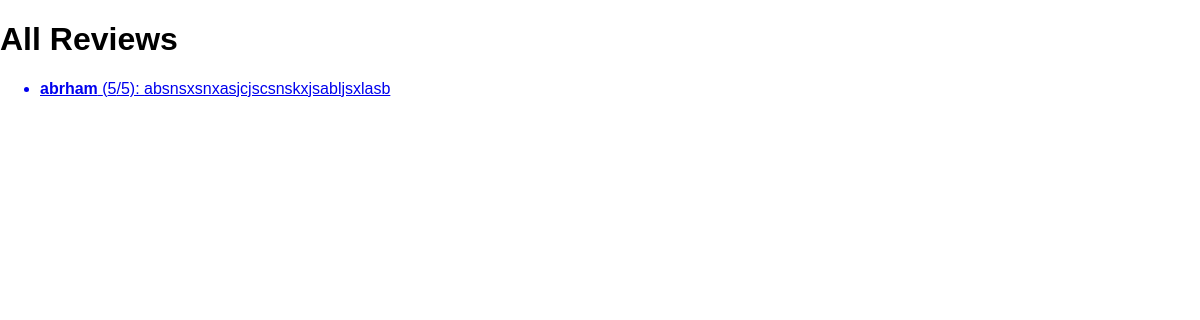
The page /reviews/ on the database as committed earlier.
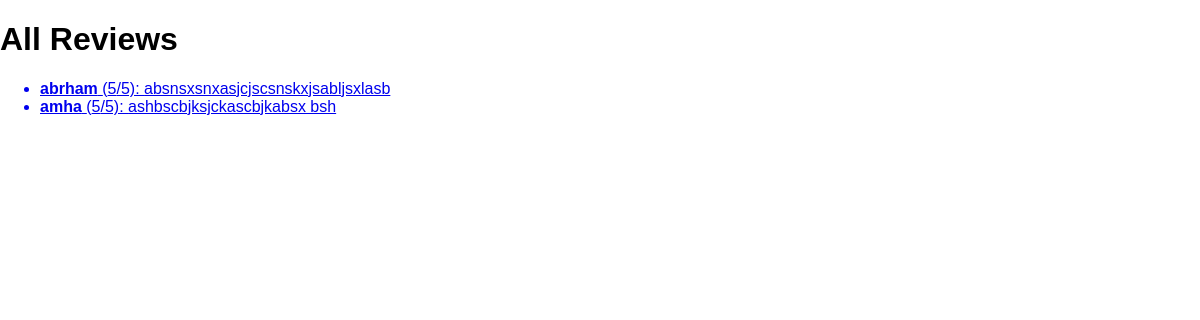
The same page on the database as committed later.
### reviews/models.py (models this page shows, shortened)
class Review(models.Model):
    username = models.CharField(max_length=100)
    review_text = models.TextField()
    rating = models.IntegerField()

### reviews/views.py (the view)
# urls.py: path("reviews/", views.ReviewsListView.as_view(), name="review_list"),
class ReviewsListView(ListView):
    model = Review
    template_name = 'reviews/review_list.html'
    context_object_name = 'reviews'

### reviews/templates/reviews/review_list.html (shortened to what this page needs)
{% extends 'reviews/base.html' %}
{% block content %}
    <h1>All Reviews</h1>
    <ul>
    {% for review in reviews %}
    <a href="{% url 'single_review' review.id %}">
        <li>
            <strong>{{ review.username }}</strong> ({{ review.rating }}/5): {{ review.review_text }}
        </li>
    </a>
    {% empty %}
        <li>No reviews yet.</li>
    {% endfor %}
    </ul>
{% endblock content %}

Rows that differ between the two databases and show on the page:
added Review: username "amha", rating "5", review_text "ashbscbjksjckascbjkabsx bsh"
